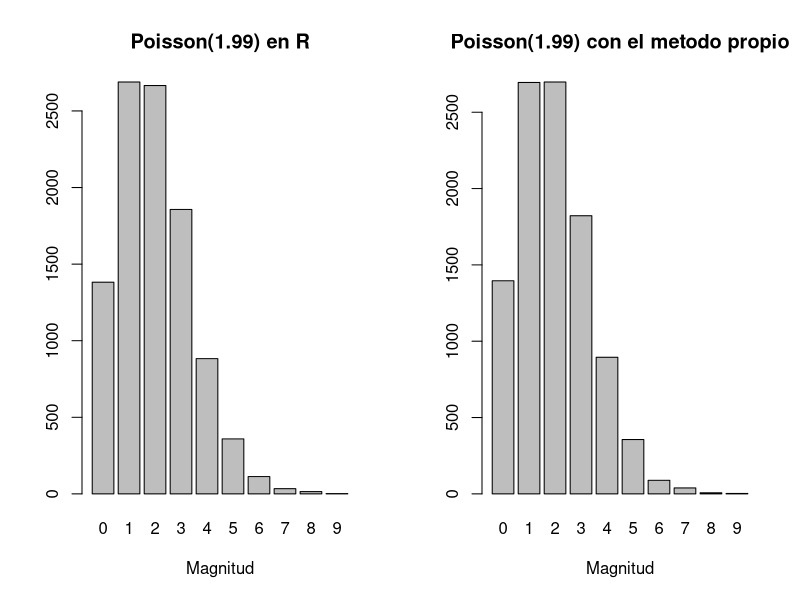
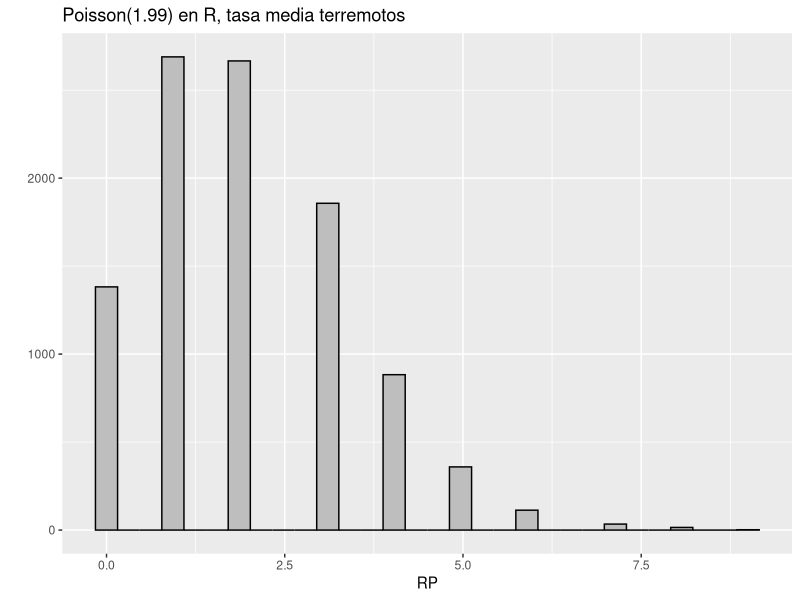
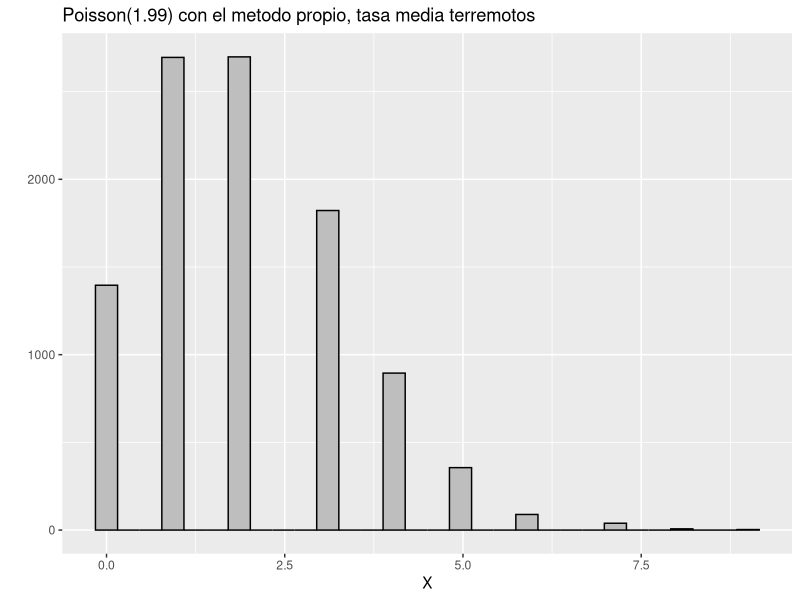
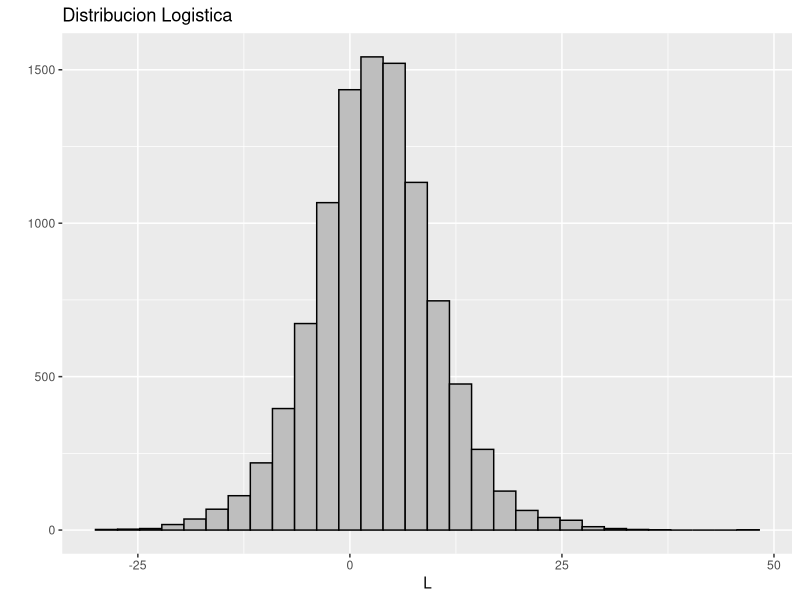
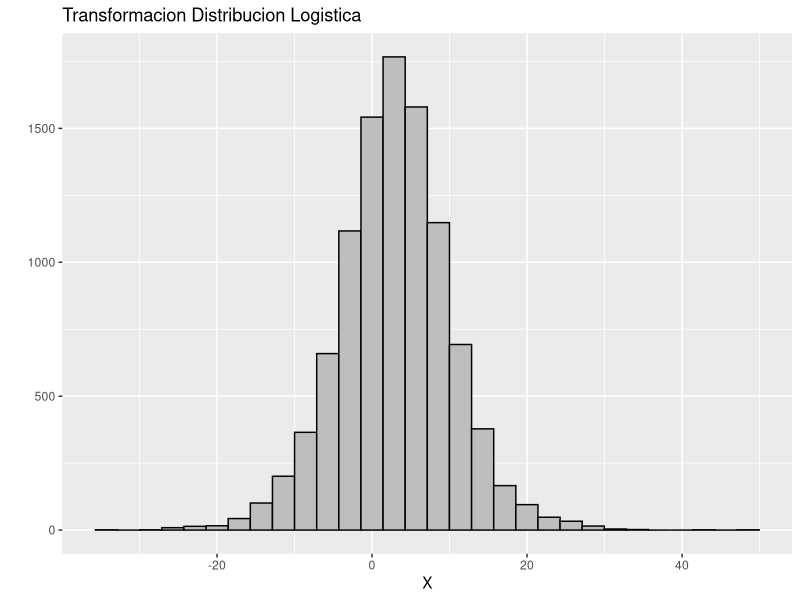
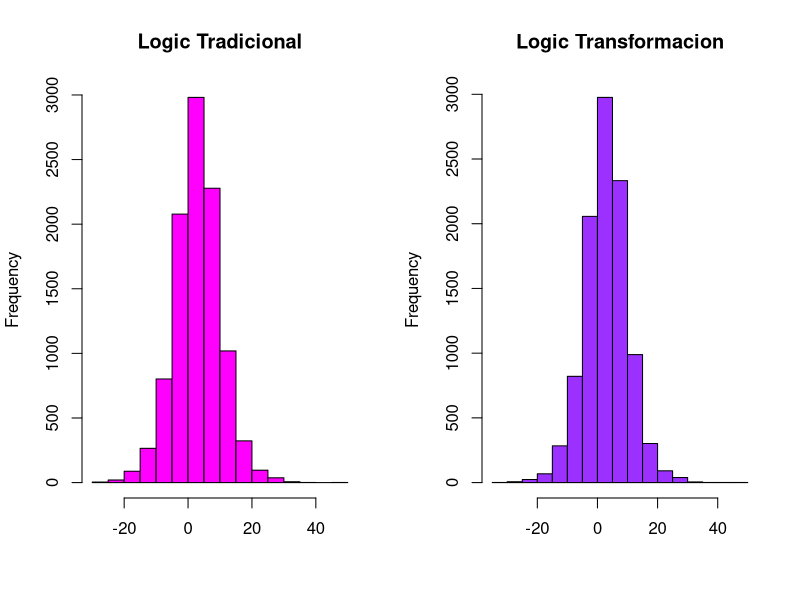

Reproduce these figures in R, in order.
#-----------------------------------#
# Kevin Steven Garcia Chica
# Cesar A. Saavedra 
# Simulacion Estadistica Trabajo 1
#-----------------------------------#
suppressMessages(library(ggplot2))

#-----------------------------------#
# Distribucion Poisson:
#-----------------------------------#
nsim=10000
l=1.99 #Parametro del articulo, Media de terremotos por a??o.

# Poisson con R #
RP <- rpois(nsim,l)

# Poisson con metodo propio #
N=nsim
X<-c()
for (j in 1:N) {
  U<-runif(1)
  i=0 ; F=P=exp(-l)
  while (U>=F) {
    P=(l/(i+1))*P
    F=F+P
    i=i+1
  }
  X[j]=i
}

#Grafico#
par(mfrow=c(1,2))
barplot(table(RP), main="Poisson(1.99) en R", xlab="Magnitud", ylab="")
barplot(table(X), main="Poisson(1.99) con el metodo propio", xlab="Magnitud", ylab="")

qplot(RP,main="Poisson(1.99) en R, tasa media terremotos", col=I("black"), fill=I("grey"))
qplot(X,main="Poisson(1.99) con el metodo propio, tasa media terremotos", col=I("black"), fill=I("grey"))
#-----------------------------------#
#Distribucion Logistic:
#-----------------------------------#
# M. tradicional #
L <- rlogis(nsim, 3,4)

# Transformada Inversa #
a=3
b=4
U <- runif(nsim,0,1)
X = a + b*log((U)/(1-U))

datos <- data.frame(L,X)

#Grafico#
qplot(L, main="Distribucion Logistica", col=I("black"), fill=I("grey")) 
qplot(X, main="Transformacion Distribucion Logistica", col=I("black"), fill=I("grey"))


#Grafico#
x11()
par(mfrow=c(1,2))
hist((L), main="Logic Tradicional", freq=F, xlab="", yalb="", col="magenta1", bty="n")
hist((X), main="Logic Transformacion", freq=F, xlab="", yalb="", col="purple1", bty="n") 


#Generaci?n variable de respuesta Y:
Y<-c(rep(0,7000),rep(1,7000)) #0:Clientes malos 1:Clientes buenos

